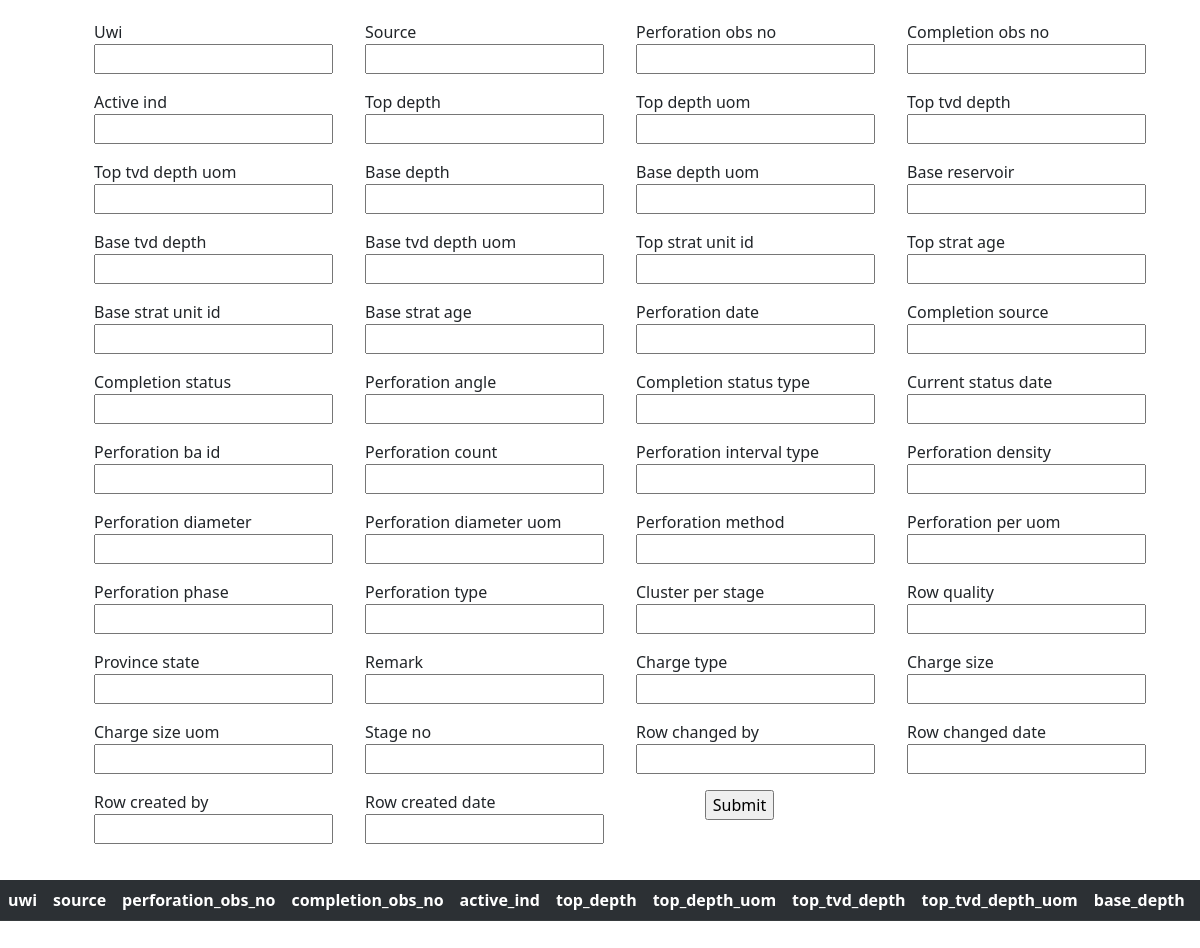
The page /per/ on the database as committed earlier.
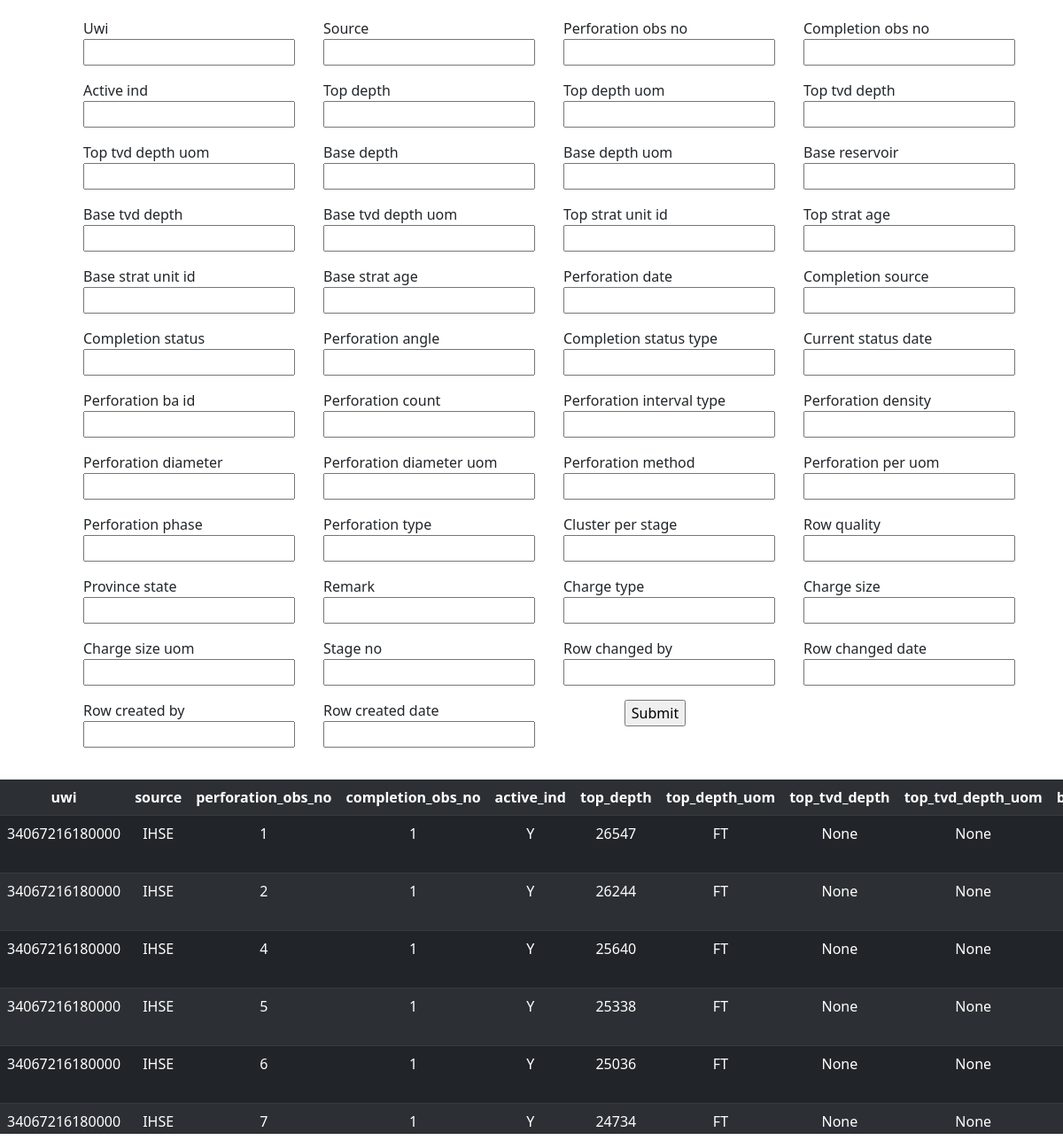
The same page on the database as committed later.
### bot_app1/models.py (models this page shows)
class PerformanceModel(models.Model):
    uwi = models.IntegerField()
    source = models.CharField(max_length = 50)
    perforation_obs_no = models.IntegerField()
    completion_obs_no = models.IntegerField()
    active_ind = models.CharField(max_length = 50)
    top_depth = models.IntegerField()
    top_depth_uom = models.CharField(max_length = 50)
    top_tvd_depth = models.CharField(max_length = 50,null=True, blank=True)
    top_tvd_depth_uom = models.CharField(max_length = 50,null= True,blank=True)
    base_depth = models.IntegerField()
    base_depth_uom = models.CharField(max_length = 50)
    base_reservoir = models.CharField(max_length = 50,null=True, blank=True)
    base_tvd_depth = models.IntegerField(null = True, blank =True)
    base_tvd_depth_uom = models.CharField(max_length = 50,null=True, blank=True)
    top_strat_unit_id = models.CharField(max_length = 50)
    top_strat_age = models.IntegerField()
    base_strat_unit_id = models.CharField(max_length = 50)
    base_strat_age = models.IntegerField()
    perforation_date = models.DateTimeField()
    completion_source = models.CharField(max_length = 50,null =True,blank=True)
    completion_status = models.CharField(max_length = 50,null = True,blank=True)
    perforation_angle = models.FloatField(null =True,blank=True)
    completion_status_type = models.CharField(max_length = 50,null =True,blank=True)
    current_status_date = models.DateTimeField(null =True,blank=True)
    perforation_ba_id = models.CharField(max_length = 50,null =True,blank=True)
    perforation_count = models.IntegerField()
    perforation_interval_type = models.CharField(max_length = 50)
    perforation_density = models.CharField(max_length = 50,null =True,blank=True)
    perforation_diameter = models.FloatField()
    perforation_diameter_uom = models.CharField(max_length = 50)
    perforation_method = models.CharField(max_length = 50)
    perforation_per_uom = models.CharField(max_length = 50,null =True,blank=True)
    perforation_phase = models.CharField(max_length = 50,null =True,blank=True)
    perforation_type = models.CharField(max_length = 50,null =True,blank=True)
    cluster_per_stage = models.CharField(max_length = 50,null =True,blank=True)
    row_quality = models.CharField(max_length = 50,null =True,blank=True)
    province_state = models.CharField(max_length = 50)
    remark = models.CharField(max_length = 50,null =True,blank=True)
    charge_type = models.CharField(max_length = 50,null = True,blank = True)
    charge_size = models.IntegerField(null =True,blank=True)
    charge_size_uom = models.CharField(max_length = 50,null =True,blank=True)
    stage_no = models.IntegerField()
    row_changed_by = models.CharField(max_length = 50)
    row_changed_date = models.DateTimeField()
    row_created_by = models.CharField(max_length = 50)
    row_created_date = models.DateTimeField()
    class Meta:
        db_table = "performance"

### bot_app1/views.py (the view, shortened to what this page needs)
# urls.py: path('per/',views.performance,name='per'),
def performance(request):
    form = Performance_Form()
    data = PerformanceModel.objects.all()
    context = {"form":form,"datas":data}
    return render(request,'bot_app1/performance.html',context)

### bot_app1/forms.py
class Performance_Form(forms.ModelForm):
    class Meta():
        model = PerformanceModel
        fields = '__all__'

### bot_app1/templates/bot_app1/performance.html (shortened to what this page needs)
<!DOCTYPE html>
<html lang="en">
<head>
    <link href="https://cdn.jsdelivr.net/npm/bootstrap@5.0.0-beta3/dist/css/bootstrap.min.css" rel="stylesheet">
</head>
<body>
<div class='container'>
      <form method="post">
          {% for field in form %}
            <ul>
            <label>{{field.label}}</label><br>
            {{field}}
            </ul>
          {% endfor %}
        <center>
          <input type="submit" value="Submit" />
        </center>
      </form>
</div>
<div class = 'table flows'>
        <table class="table table-dark table-striped">
            <tr>
                <th>uwi</th>
                <th>source</th>
                <th>perforation_obs_no</th>
                <th>completion_obs_no</th>
                <th>active_ind</th>
                <th>top_depth</th>
                <th>top_depth_uom</th>
                <th>top_tvd_depth</th>
                <th>top_tvd_depth_uom</th>
                <th>base_depth</th>
                <th>base_depth_uom</th>
            </tr>
            {% for data in datas %}
                <tr>
                    <td>{{data.uwi}}</td>
                    <td>{{data.source}}</td>
                    <td>{{data.perforation_obs_no}}</td>
                    <td>{{data.completion_obs_no}}</td>
                    <td>{{data.active_ind}}</td>
                    <td>{{data.top_depth}}</td>
                    <td>{{data.top_depth_uom}}</td>
                    <td>{{data.top_tvd_depth}}</td>
                    <td>{{data.top_tvd_depth_uom}}</td>
                    <td>{{data.base_depth}}</td>
                </tr>
            {% endfor %}
        </table>
    </div>
</body>
</html>

### bot_app1/templates/bot_app1/performance.html (style rules this page uses)
.flows { width:100%; height: 400px; overflow: scroll; }
form { display: grid; grid-template-columns : auto auto auto auto; padding : 10px; margin: 10px; }
table { text-align : left; position: relative; border-collapse: collapse; }
th { background:orange; position: sticky; top: 0; text-align : center; margin-left: 20px; margin-right: 20px; padding-left: 20px; padding-right: 20px; }
td { text-align : center; }

Rows that differ between the two databases and show on the page:
added PerformanceModel: uwi "34067216180000", source "IHSE", perforation_obs_no "1", completion_obs_no "1", active_ind "Y", top_depth "26547", top_depth_uom "FT", top_tvd_depth "None", top_tvd_depth_uom "None"
added PerformanceModel: uwi "34067216180000", source "IHSE", perforation_obs_no "2", completion_obs_no "1", active_ind "Y", top_depth "26244", top_depth_uom "FT", top_tvd_depth "None", top_tvd_depth_uom "None"
added PerformanceModel: uwi "34067216180000", source "IHSE", perforation_obs_no "4", completion_obs_no "1", active_ind "Y", top_depth "25640", top_depth_uom "FT", top_tvd_depth "None", top_tvd_depth_uom "None"
added PerformanceModel: uwi "34067216180000", source "IHSE", perforation_obs_no "5", completion_obs_no "1", active_ind "Y", top_depth "25338", top_depth_uom "FT", top_tvd_depth "None", top_tvd_depth_uom "None"
added PerformanceModel: uwi "34067216180000", source "IHSE", perforation_obs_no "6", completion_obs_no "1", active_ind "Y", top_depth "25036", top_depth_uom "FT", top_tvd_depth "None", top_tvd_depth_uom "None"
added PerformanceModel: uwi "34067216180000", source "IHSE", perforation_obs_no "7", completion_obs_no "1", active_ind "Y", top_depth "24734", top_depth_uom "FT", top_tvd_depth "None", top_tvd_depth_uom "None"
